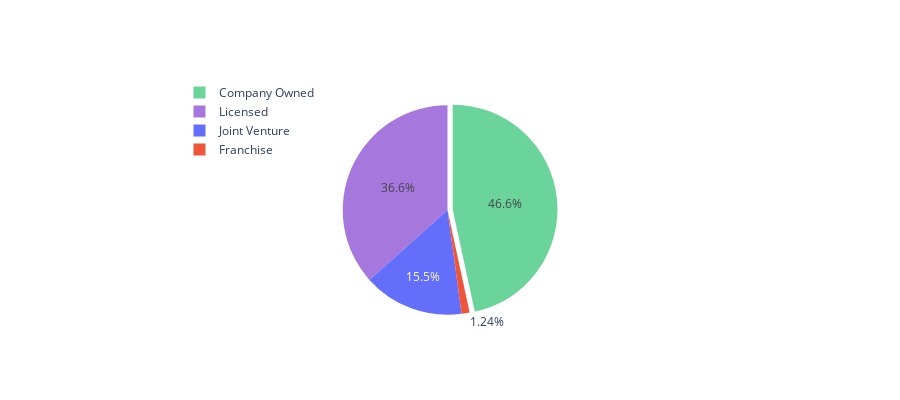

Write notebook code for a chart like this one.
### Code cell
import plotly.graph_objects as go
from plotly.offline import init_notebook_mode, iplot
col = "Ownership Type"
grouped = df[col].value_counts().reset_index()
grouped = grouped.rename(columns = {col : "count", "index" : col})

## plot
trace = go.Pie(labels=grouped[col], values=grouped['count'], pull=[0.05, 0], marker=dict(colors=["#6ad49b", "#a678de"]))
layout = go.Layout(title="", height=400, legend=dict(x=0.01, y=1.1))
fig = go.Figure(data = [trace], layout = layout)
iplot(fig)

### Figure 1 — Plotly figure (JSON) as saved in the notebook; plotly's stock layout.template omitted (floating-point values rounded to 4 significant figures)
{"data": [{"labels": ["Company Owned", "Licensed", "Joint Venture", "Franchise"], "marker": {"colors": ["#6ad49b", "#a678de"]}, "pull": [0.05, 0], "type": "pie", "values": [11932, 9375, 3975, 317]}], "layout": {"height": 400, "legend": {"x": 0.01, "y": 1.1}, "title": {"text": ""}}}
